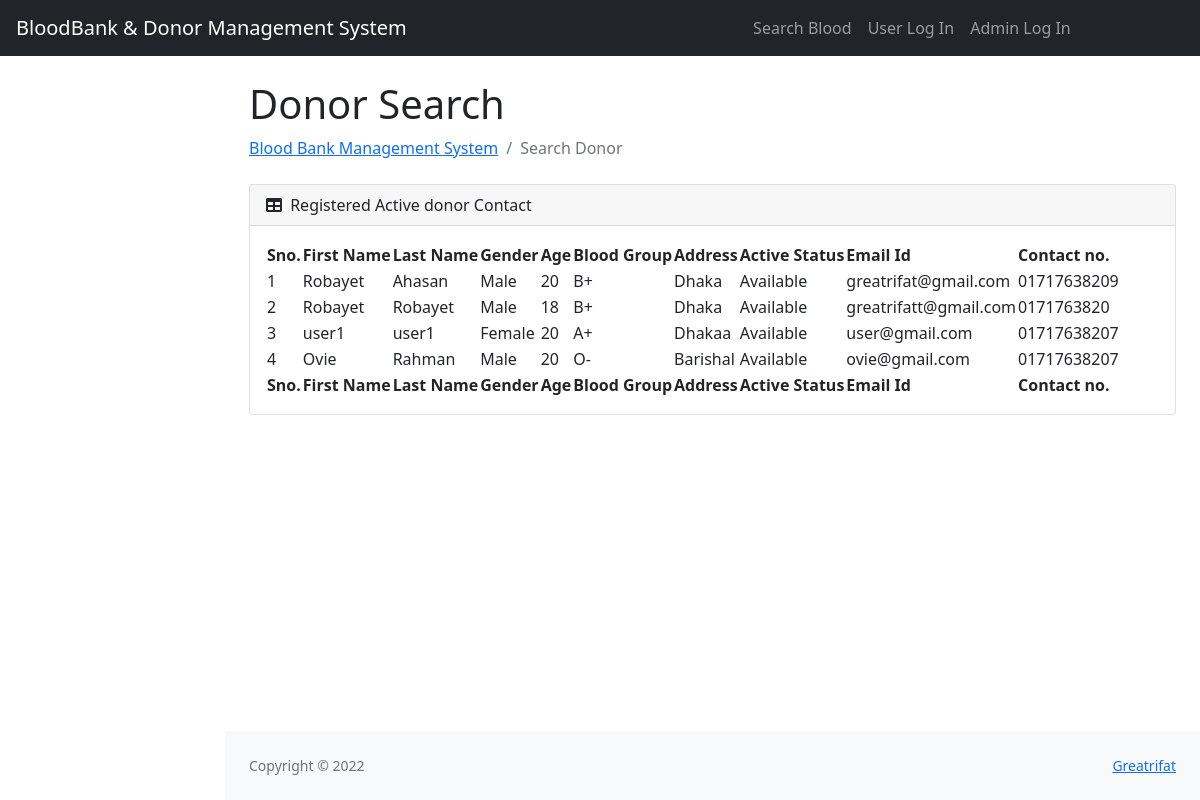
Page /BBMS/search-donor.php on the committed database.
### tables this page shows
CREATE TABLE `users` (
  `id` int(11) NOT NULL,
  `fname` varchar(255) DEFAULT NULL,
  `lname` varchar(255) DEFAULT NULL,
  `email` varchar(255) DEFAULT NULL,
  `password` varchar(300) DEFAULT NULL,
  `contactno` varchar(11) DEFAULT NULL,
  `posting_date` timestamp NOT NULL DEFAULT current_timestamp(),
  `gender` varchar(255) DEFAULT NULL,
  `age` int(255) DEFAULT NULL,
  `bloodgroup` varchar(255) DEFAULT NULL,
  `address` varchar(255) DEFAULT NULL,
  `status` varchar(255) DEFAULT NULL,
  `point` int(255) DEFAULT NULL
);

### BBMS/search-donor.php (the view, shortened to what this page needs)
<?php
include('includes/config.php');
?>
<!DOCTYPE html>
<html lang="en">
    <head>
        <link href="https://cdn.jsdelivr.net/npm/simple-datatables@latest/dist/style.css" rel="stylesheet" />
        <link href="css/styles.css" rel="stylesheet" />
    </head>
    <body class="sb-nav-fixed">
      <?php include_once('includes/navbar1.php');?>
        <div id="layoutSidenav">
            <div id="layoutSidenav_content">
                <main>
                    <div class="container-fluid px-4">
                        <h1 class="mt-4">Donor Search</h1>
                        <ol class="breadcrumb mb-4">
                            <li class="breadcrumb-item"><a href="index.php">Blood Bank Management System</a></li>
                            <li class="breadcrumb-item active">Search Donor</li>
                        </ol>
                        <div class="card mb-4">
                            <div class="card-header">
                                <i class="fas fa-table me-1"></i>
                                Registered Active donor Contact
                            </div>
                            <div class="card-body">
                                <table id="datatablesSimple">
                                    <thead>
                                        <tr>
                                             <th>Sno.</th>
                                  <th>First Name</th>
                                  <th> Last Name</th>
                                  <th> Gender</th>
                                  <th> Age</th>
                                  <th> Blood Group</th>
                                  <th> Address</th>
                                  <th> Active Status</th>
                                  <th> Email Id</th>
                                  <th>Contact no.</th>
                                        </tr>
                                    </thead>
                                    <tfoot>
                                        <tr>
                                             <th>Sno.</th>
                                  <th>First Name</th>
                                  <th> Last Name</th>
                                  <th> Gender</th>
                                  <th> Age</th>
                                  <th> Blood Group</th>
                                  <th> Address</th>
                                  <th> Active Status</th>
                                  <th> Email Id</th>
                                  <th>Contact no.</th>
                                        </tr>
                                    </tfoot>
                                    <tbody>
                                              <?php $ret=mysqli_query($con,"select * from users where status like 'Available' ");
                              $cnt=1;
                              while($row=mysqli_fetch_array($ret))
                              {?>
                              <tr>
                              <td><?php echo $cnt;?></td>
                                  <td><?php echo $row['fname'];?></td>
                                  <td><?php echo $row['lname'];?></td>
                                  <td><?php echo $row['gender'];?></td>
                                  <td><?php echo $row['age'];?></td>
                                  <td><?php echo $row['bloodgroup'];?></td>
                                  <td><?php echo $row['address'];?></td>
                                  <td><?php echo $row['status'];?></td>
                                  <td><?php echo $row['email'];?></td>
                                  <td><?php echo $row['contactno'];?></td>
                              </tr>
                              <?php $cnt=$cnt+1; }?>
                                    </tbody>
                                </table>
                            </div>
                        </div>
                    </div>
                </main>
  <?php include('includes/footer.php');?>
            </div>
        </div>
    </body>
</html>

### BBMS/includes/navbar1.php (shortened to what this page needs)
<nav class="sb-topnav navbar navbar-expand navbar-dark bg-dark">
          <a class="navbar-brand ps-3" href="index.php">BloodBank & Donor Management System</a>
          <form class="d-none d-md-inline-block form-inline ms-auto me-0 me-md-3 my-2 my-md-0">
              <div class="input-group">
              </div>
          </form>
          <ul class="navbar-nav ms-auto ms-md-0 me-3 me-lg-4">
               <div class="container">
          <div class="collapse navbar-collapse" id="navbarExample">
              <ul class="navbar-nav ml-auto">
                   <li class="nav-item">
                      <a class="nav-link" href="search-donor.php">Search Blood</a>
                  </li>
                  <li class="nav-item">
                      <a class="nav-link" href="login.php">User Log In</a>
                  </li>
                  <li class="nav-item">
                      <a class="nav-link" href="admin/index.php">Admin Log In</a>
                  </li>
              </ul>
          </div>
      </div>
              <li><a class="dropdown-item" href="logout.php">Logout</a></li>
                  </ul>
      </nav>

### BBMS/includes/footer.php
<div id="layoutAuthentication_footer">
             <footer class="py-4 bg-light mt-auto">
                 <div class="container-fluid px-4">
                     <div class="d-flex align-items-center justify-content-between small">
                         <div class="text-muted">Copyright &copy; <?php echo date('Y');?></div>
                         <div>
                             <a href="github.com/greatrifat" target="_blank">Greatrifat</a>
                         </div>
                     </div>
                 </div>
             </footer>
         </div>

### rows in the picture
users: fname "Robayet", lname "Ahasan", gender "Male", age "20", bloodgroup "B+", address "Dhaka", status "Available", email "greatrifat@gmail.com", contactno "01717638209"
users: fname "Robayet", lname "Robayet", gender "Male", age "18", bloodgroup "B+", address "Dhaka", status "Available", email "greatrifatt@gmail.com", contactno "0171763820"
users: fname "user1", lname "user1", gender "Female", age "20", bloodgroup "A+", address "Dhakaa", status "Available", email "user@gmail.com", contactno "01717638207"
users: fname "Ovie", lname "Rahman", gender "Male", age "20", bloodgroup "O-", address "Barishal", status "Available", email "ovie@gmail.com", contactno "01717638207"
